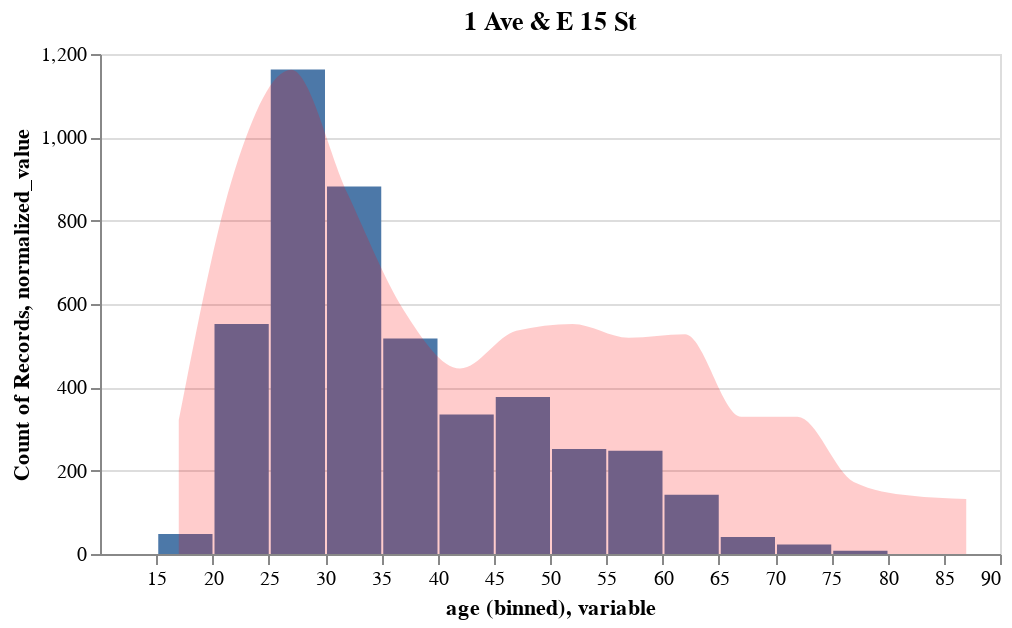

This figure's notebook cell:
### Code cell
bar_filled = (alt.Chart(test).mark_area(color='red', interpolate='monotone', fillOpacity=0.2).encode(
    alt.X("variable:Q"),
    alt.Y("normalized_value")))
bar = (alt.Chart(test).mark_bar(color='green').encode(
    alt.X("hello"),
    alt.Y("value")))
alt.layer(chart_test, bar_filled)

### Figure 1 — Vega-Lite specification as saved in the notebook (floating-point values rounded to 4 significant figures; data arrays with more than 128 entries replaced by an {"elided": "..."} marker saying what was removed)
{"config": {"view": {"continuousWidth": 400, "continuousHeight": 300}}, "layer": [{"data": {"name": "data-24c5bc0698d4b1fb95cfa76bcd7960b0"}, "mark": "bar", "encoding": {"x": {"type": "quantitative", "bin": {"extent": [18, 90], "step": 5}, "field": "age"}, "y": {"type": "quantitative", "aggregate": "count"}}, "height": 250, "title": "1 Ave & E 15 St", "width": 450}, {"data": {"name": "data-0f25e7280d5b0d262591d3c127e0a880"}, "mark": {"type": "area", "color": "red", "fillOpacity": 0.2, "interpolate": "monotone"}, "encoding": {"x": {"type": "quantitative", "field": "variable"}, "y": {"type": "quantitative", "field": "normalized_value"}}}], "$schema": "https://vega.github.io/schema/vega-lite/v4.0.2.json", "datasets": {"data-24c5bc0698d4b1fb95cfa76bcd7960b0": {"elided": "4590 records"}, "data-0f25e7280d5b0d262591d3c127e0a880": [{"variable": 17, "value": 2410.0, "normalized_value": 321.3}, {"variable": 22, "value": 6922.0, "normalized_value": 922.9}, {"variable": 27, "value": 8715.0, "normalized_value": 1162.0}, {"variable": 32, "value": 6490.0, "normalized_value": 865.3}, {"variable": 37, "value": 4388.0, "normalized_value": 585.1}, {"variable": 42, "value": 3338.0, "normalized_value": 445.1}, {"variable": 47, "value": 4017.0, "normalized_value": 535.6}, {"variable": 52, "value": 4141.0, "normalized_value": 552.1}, {"variable": 57, "value": 3894.0, "normalized_value": 519.2}, {"variable": 62, "value": 3956.0, "normalized_value": 527.5}, {"variable": 67, "value": 2472.0, "normalized_value": 329.6}, {"variable": 72, "value": 2472.0, "normalized_value": 329.6}, {"variable": 77, "value": 1298.0, "normalized_value": 173.1}, {"variable": 82, "value": 1051.0, "normalized_value": 140.1}, {"variable": 87, "value": 989.0, "normalized_value": 131.9}]}}
